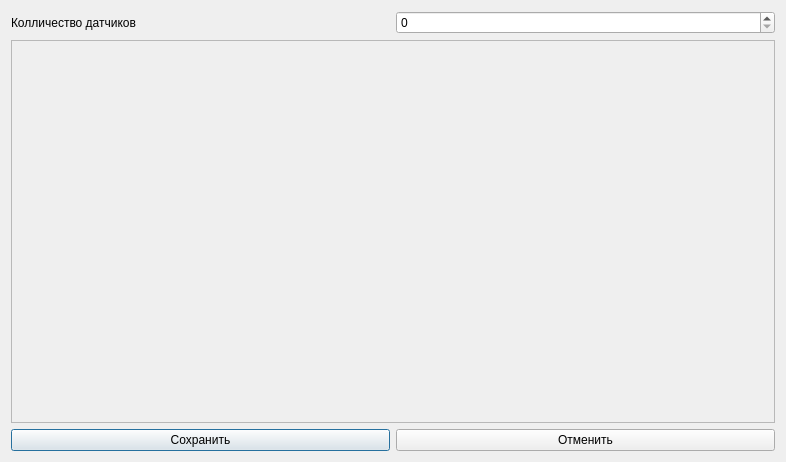
<?xml version="1.0" encoding="UTF-8"?>
<ui version="4.0">
 <class>SetSencWind</class>
 <widget class="QDialog" name="SetSencWind">
  <property name="geometry">
   <rect>
    <x>0</x>
    <y>0</y>
    <width>786</width>
    <height>462</height>
   </rect>
  </property>
  <property name="windowTitle">
   <string>Dialog</string>
  </property>
  <layout class="QVBoxLayout" name="verticalLayout">
   <item>
    <layout class="QHBoxLayout" name="horizontalLayout_2">
     <item>
      <widget class="QLabel" name="label">
       <property name="text">
        <string>Колличество датчиков</string>
       </property>
      </widget>
     </item>
     <item>
      <widget class="QSpinBox" name="numSencor"/>
     </item>
    </layout>
   </item>
   <item>
    <widget class="QScrollArea" name="scrollArea">
     <property name="widgetResizable">
      <bool>true</bool>
     </property>
     <widget class="QWidget" name="scrollAreaWidgetContents">
      <property name="geometry">
       <rect>
        <x>0</x>
        <y>0</y>
        <width>762</width>
        <height>365</height>
       </rect>
      </property>
      <layout class="QVBoxLayout" name="verticalLayout_3">
       <item>
        <layout class="QVBoxLayout" name="mainLayout">
         <item>
          <spacer name="verticalSpacer">
           <property name="orientation">
            <enum>Qt::Vertical</enum>
           </property>
           <property name="sizeHint" stdset="0">
            <size>
             <width>20</width>
             <height>40</height>
            </size>
           </property>
          </spacer>
         </item>
        </layout>
       </item>
      </layout>
     </widget>
    </widget>
   </item>
   <item>
    <layout class="QHBoxLayout" name="horizontalLayout">
     <item>
      <widget class="QPushButton" name="pushButton">
       <property name="text">
        <string>Сохранить</string>
       </property>
      </widget>
     </item>
     <item>
      <widget class="QPushButton" name="pushButton_2">
       <property name="text">
        <string>Отменить</string>
       </property>
      </widget>
     </item>
    </layout>
   </item>
  </layout>
 </widget>
 <resources/>
 <connections/>
</ui>
